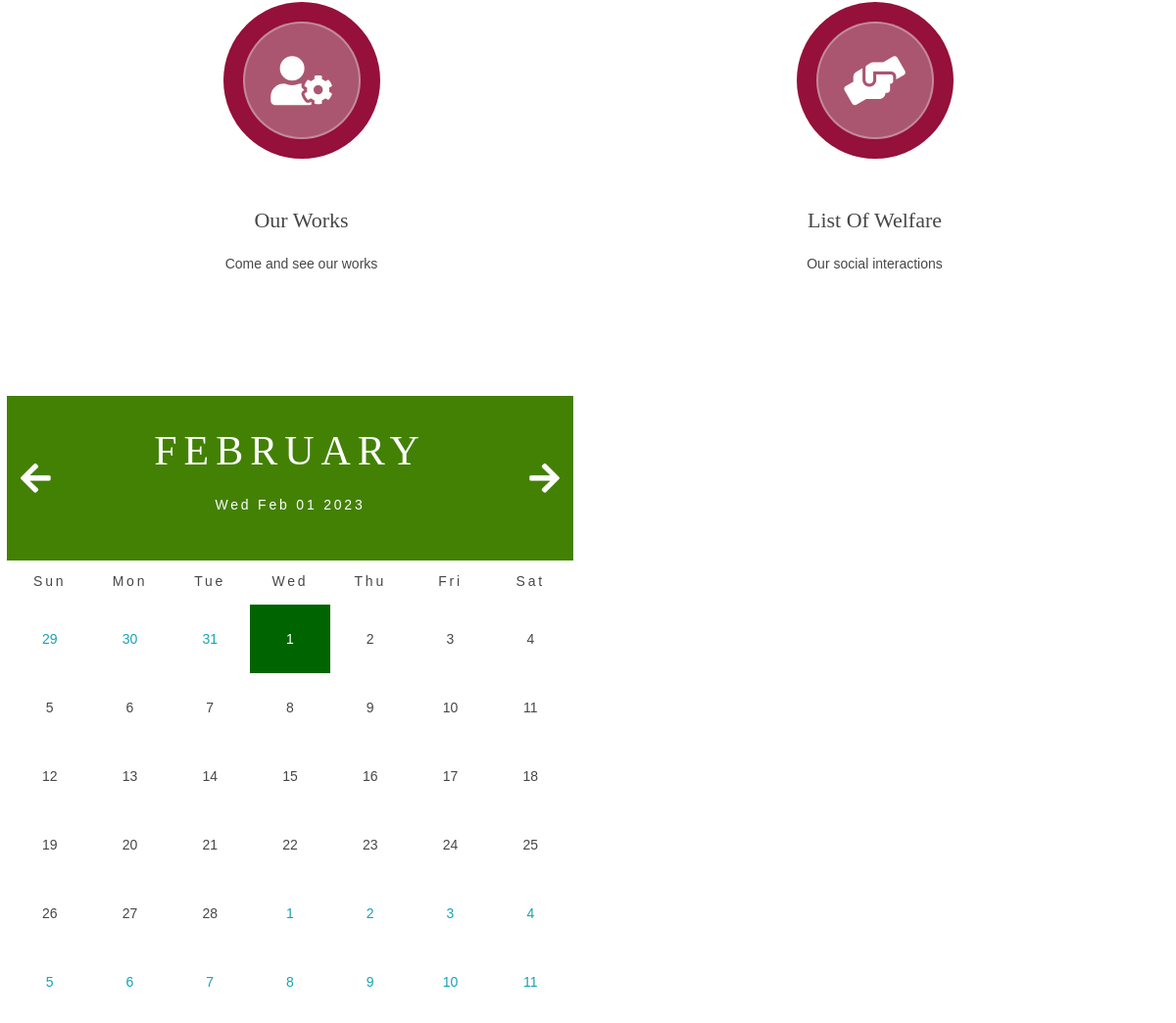
/index.php (signed in, middle part), run on an earlier commit of the app's database.
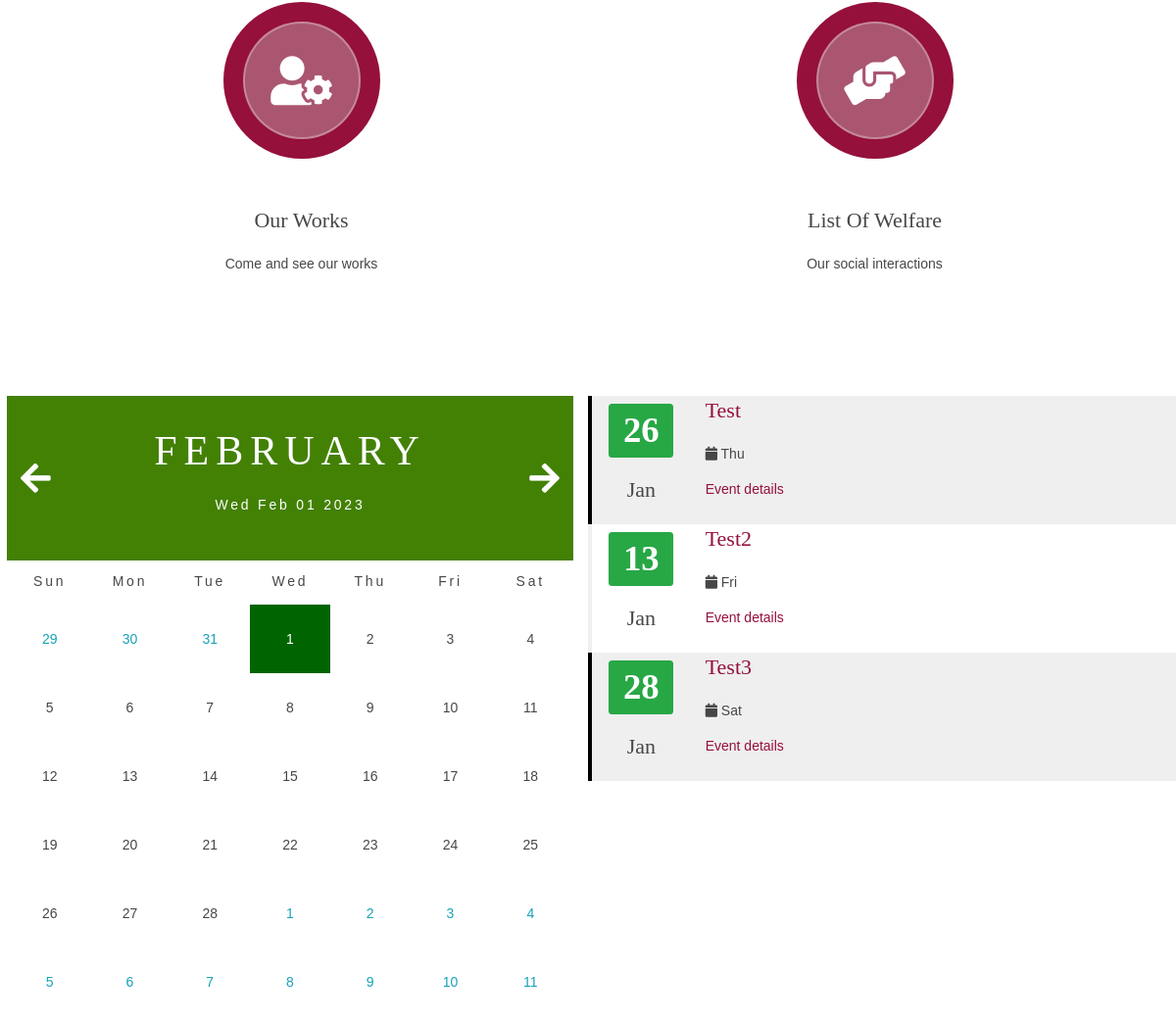
And on a later commit of the database.
### tables this page shows
CREATE TABLE `events` (
  `e_id` int(11) NOT NULL,
  `e_name` varchar(50) NOT NULL,
  `e_date` date NOT NULL,
  `e_image` varchar(500) NOT NULL,
  `e_description` varchar(500) NOT NULL,
  `e_postDate` date NOT NULL DEFAULT current_timestamp()
);

### index.php (the view, shortened to what this page needs)
<?php
include 'support/header.php';
?>
<div class="wrapper row3">
	<main class="hoc container clear">
		<div class="group center btmspace-80">
			<div class="row service1" data-aos="zoom-in-up">
				<div class="col-md-6 justify-content-center">
					<article><a class="ringcon btmspace-50" href="our_works.php"><i class="fas fa-user-cog"></i></a>
						<h6 class="heading">Our works</h6>
						<p>Come and see our works</p>
					</article>
				</div>
				<div class="col-md-6">
					<article><a class="ringcon btmspace-50" href="welfare.php"><i class="fas fa-hands-helping"></i></a>
						<h6 class="heading">List of welfare</h6>
						<p>Our social interactions</p>
					</article>
				</div>
			</div>
			<br>
		</div>
	</main>
</div>
<div class="row p-2">
	<div class="calender-cover col-md-6">
		<div id="calender">
			<div class="month">
				<i class="fas fa-arrow-left pre"></i>
				<div class="days">
					<h1></h1>
					<p></p>
				</div>
				<i class="fas fa-arrow-right next"></i>
			</div>
			<div class="weekdays">
				<div>Sun</div>
				<div>Mon</div>
				<div>Tue</div>
				<div>Wed</div>
				<div>Thu</div>
				<div>Fri</div>
				<div>Sat</div>
			</div>
			<div class="day">
			</div>
		</div>
	</div>
	<div class="event col-md-6">
		<?php
		$events = array();
		$sql = "SELECT * FROM events WHERE e_postDate LIKE '%" . date('Y') . "%' LIMIT 5";
		$result = mysqli_query($conn, $sql);
		while ($row = mysqli_fetch_object($result)) {
			$events[] = $row;
		}
		if (count($events) > 0) {
			foreach ($events as $event) {
				$date = $event->e_date;
				$month = date('M', strtotime($date));
				$day = date('d', strtotime($date));
				$dayName = date('D', strtotime($date));
		?>
				<div class="row row-striped">
					<div class="col-2 text-center">
						<h1 class="display-4"> <span class="badge badge-success"><?php echo $day ?></span></h1>
						<h2><?php echo $month ?></h2>
					</div>
					<div class="col-10">
						<h1><a href="php/event-add.php?view_id=<?php echo $event->e_id; ?>"> <?php echo $event->e_name ?></a></h1>
						<ul class="list-inline">
							<li class="list-inline-item"><i class="fas fa-calendar"></i> <?php echo $dayName ?></li>
						</ul>
						<p><a href="php/event-add.php?view_id=<?php echo $event->e_id; ?>"> Event details</a></p>
					</div>
				</div>
		<?php
			}
		}
		?>
	</div>
</div>
<?php
include 'support/footer.php';
?>
</body>
</html>

### support/header.php (shortened to what this page needs)
<!DOCTYPE html>
<html lang="eng">
<head>
	<link href="https://stackpath.bootstrapcdn.com/bootstrap/4.4.1/css/bootstrap.min.css" rel="stylesheet">
	<link href="https://cdnjs.cloudflare.com/ajax/libs/font-awesome/5.10.0/css/all.min.css" rel="stylesheet">
	<link rel="stylesheet" href="https://cdnjs.cloudflare.com/ajax/libs/animate.css/3.7.2/animate.min.css" />
	<link href="//maxcdn.bootstrapcdn.com/bootstrap/4.0.0/css/bootstrap.min.css" rel="stylesheet" id="bootstrap-css">
	<link href="https://unpkg.com/aos@2.3.1/dist/aos.css" rel="stylesheet">
	<link href="layout/styles/layout.css" rel="stylesheet" type="text/css" media="all">
	<link href="layout/styles/Calender.css" rel="stylesheet" type="text/css" media="all">
	<link href="layout/styles/framework.css" rel="stylesheet" type="text/css" media="all">
	<link href="bot/style.css" rel="stylesheet" type="text/css" media="all">
	<link rel="stylesheet" href="https://cdnjs.cloudflare.com/ajax/libs/font-awesome/5.15.3/css/all.min.css" />
</head>
<body id="top">

### support/footer.php (shortened to what this page needs)
</body>
</html>

### layout/styles/layout.css (style rules this page uses)
.row-striped:nth-of-type(odd) { background-color: #efefef; border-left: 4px #000000 solid; }
.row-striped:nth-of-type(even) { background-color: #ffffff; border-left: 4px #efefef solid; }
.row-striped { padding: 2px 0; }
.container { padding: 80px 0; }
.ringcon, .ringcon::before { border-radius: 50%; }
.ringcon { display: inline-block; position: relative; }
.ringcon::before { display: block; position: absolute; top: 20px; left: 20px; width: 120px; height: 120px; border: 2px solid; content: ""; }
.ringcon i { display: block; position: relative; width: 160px; height: 160px; line-height: 160px; font-size: 50px; }
body { color: #474747; background-color: #ffffff; }
a { color: #95103b; }
.row3 { color: #474747; background-color: #ffffff; }
.ringcon { color: #ffffff; background-color: #95103b; }
.ringcon::before { background-color: #aa5670; border-color: rgba(255, 255, 255, 0.3); }
@media screen and (min-width: 1140px) { .hoc { max-width: 1140px; } }

### layout/styles/Calender.css (style rules this page uses)
.month { width: 100%; height: 12rem; color: white; background: rgb(67, 129, 5); display: flex; justify-content: space-between; align-items: center; padding: 1rem; }
.month .days { text-align: center; }
.month .days h1 { font-size: 3rem; font-weight: 400; text-transform: uppercase; letter-spacing: 0.5rem; }
.month .days p { letter-spacing: 0.2rem; font-weight: 400; }
.month i { font-size: 2.5rem; cursor: pointer; }
.weekdays { width: auto; height: 3rem; display: flex; padding: 0.2rem; align-items: center; }
.weekdays div { font-size: 1rem; font-weight: 400; padding: 0.2rem; margin: 0.2rem; width: calc(100% / 7); height: 2rem; letter-spacing: 0.2rem; display: flex; justify-content: center; align-items: center; }
.day { width: auto; display: flex; flex-wrap: wrap; padding: 0.2rem; }
@media screen and (max-width: 1440px) { .day { width: 90%; } }
@media screen and (max-width: 1280px) { .day { width: 100%; } }

### layout/styles/framework.css (style rules this page uses)
html { overflow-y:scroll; overflow-x:hidden; }
html, body { margin:0; padding:0; font-size:14px; line-height:1.6em; }
*, *::before, *::after { box-sizing:border-box; }
.center { text-align:center; }
.clear, .group { display:block; }
.clear::before, .clear::after, .group::before, .group::after { display:table; content:""; }
.clear, .clear::after, .group, .group::after { clear:both; }
a { outline:none; text-decoration:none; }
body, input, textarea, select { font-family:Verdana, Geneva, sans-serif; }
h1, h2, h3, h4, h5, h6, .heading { font-family:Georgia, "Times New Roman", Times, serif; }
::placeholder { opacity:1; }
h1, h2, h3, h4, h5, h6, .heading { margin:0 0 20px 0; font-size:22px; line-height:normal; font-weight:normal; text-transform:capitalize; }
.wrapper { display:block; position:relative; width:100%; margin:0; padding:0; text-align:left; word-wrap:break-word; }
.hoc { display:block; margin:0 auto; }
address, article, aside, figcaption, figure, footer, header, main, nav, section { display:block; margin:0; padding:0; }
.btmspace-50 { margin-bottom:50px; }

What changed in the data, as far as the page shows it:
added events: e_date "26", e_date "Jan", e_name "Test", e_date "Thu"
added events: e_date "13", e_date "Jan", e_name "Test2", e_date "Fri"
added events: e_date "28", e_date "Jan", e_name "Test3", e_date "Sat"
